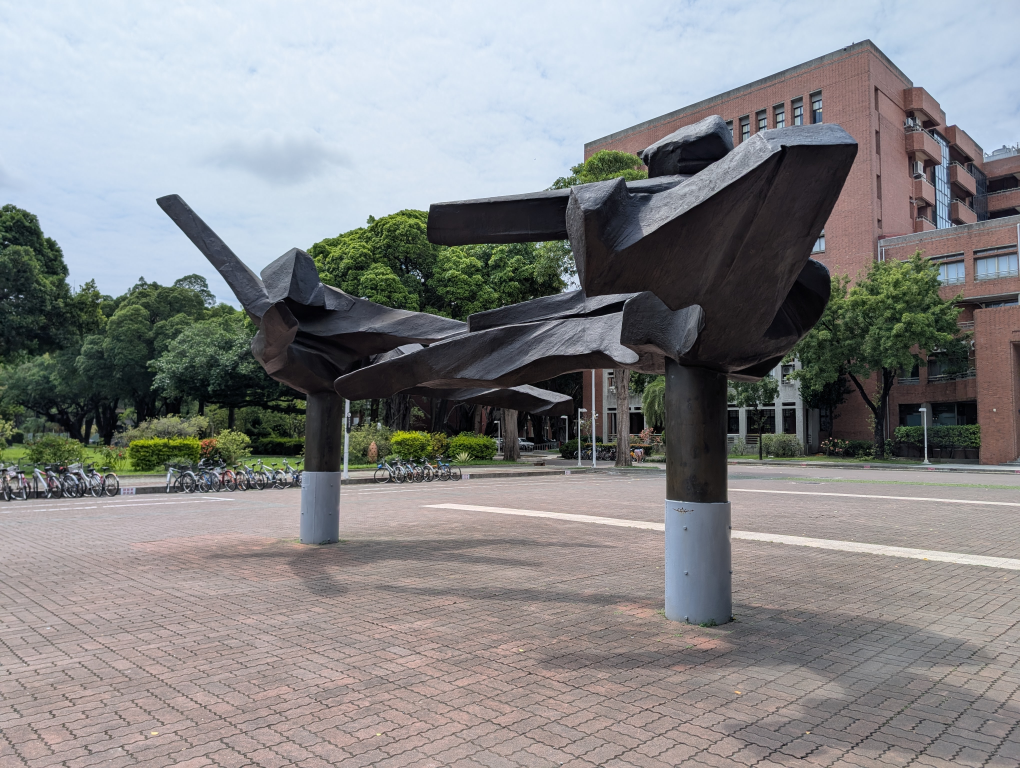
#> input picture jump_images/PXL_20250618_052738254.jpg, 4080 x 3072 px (shown at 1/4 size)
$ python resize.py jump_images out
#> lines starting #> are read from the running program, lines starting #| are printed output that depends on the picture
#!/usr/bin/env python3
"""
resize_images.py

這個腳本會將指定資料夾內的所有圖片檔案，依照比例調整為寬度為 1000 像素
使用範例：
    python resize_images.py input_folder output_folder
"""
import os
import sys
from PIL import Image

def resize_images(input_dir, output_dir, target_width=1000):
    # 檢查輸出資料夾是否存在，若不存在則建立
#> called with input_dir = 'jump_images', output_dir = 'out', target_width = 1000
    if not os.path.exists(output_dir):
        os.makedirs(output_dir)

    # 支援的圖檔副檔名
    image_extensions = ('.jpg', '.jpeg', '.png', '.bmp', '.gif', '.tiff')
    # 走訪輸入資料夾
    for filename in os.listdir(input_dir):
        if filename.lower().endswith(image_extensions):
            input_path = os.path.join(input_dir, filename)
            # 開啟圖片
            try:
                with Image.open(input_path) as img:
                    # 計算新的高度，使比例固定
#> img is the input picture: PIL image 4080x3072 RGB; mean R, G, B 135.1, 135, 136
                    width_percent = target_width / float(img.size[0])
#> width_percent = 0.245
                    new_height = int((float(img.size[1]) * float(width_percent)))
#> new_height = 752
                    # 調整尺寸
                    resized_img = img.resize((target_width, new_height), Image.LANCZOS)
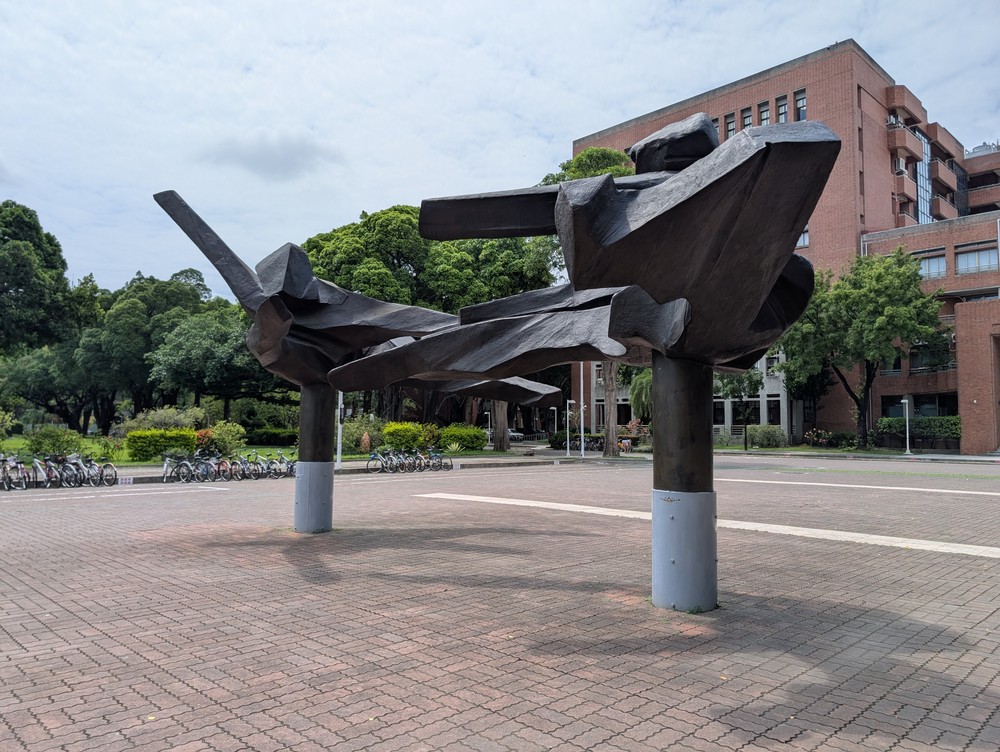
#> resized_img: PIL image 1000x752 RGB; mean R, G, B 135.1, 135, 136
                    # 儲存到輸出資料夾，保留原始檔名
                    output_path = os.path.join(output_dir, filename)
                    resized_img.save(output_path)
                    print(f"Resized '{filename}' -> {target_width}x{new_height}")
#| Resized 'PXL_20250618_052738254.jpg' -> 1000x752
            except Exception as e:
                print(f"無法處理 {filename}: {e}")
#> pass 2 of the loop in resize_images, `for filename in os.listdir(input_dir):`:
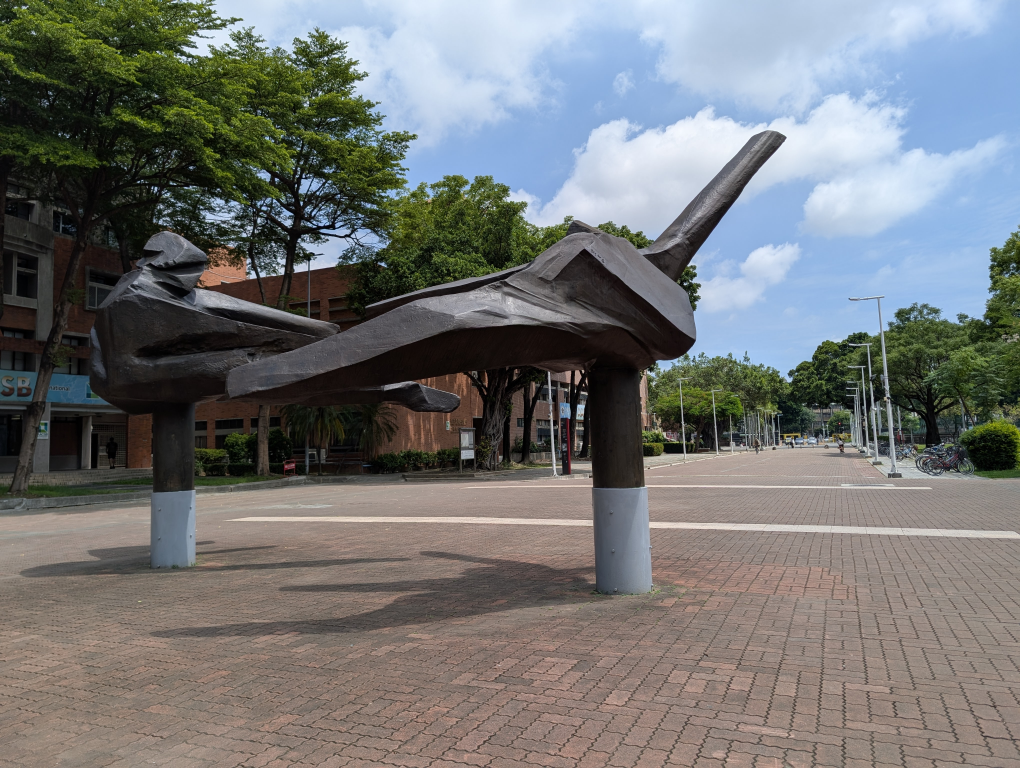
#> input picture jump_images/PXL_20250618_052838231.jpg, 4080 x 3072 px (shown at 1/4 size)
#> in resize_images, img is the input picture: PIL image 4080x3072 RGB; mean R, G, B 115.3, 116.7, 116.4
#> in resize_images, `resized_img = img.resize((target_width, new_height), Image.LANCZOS)`:
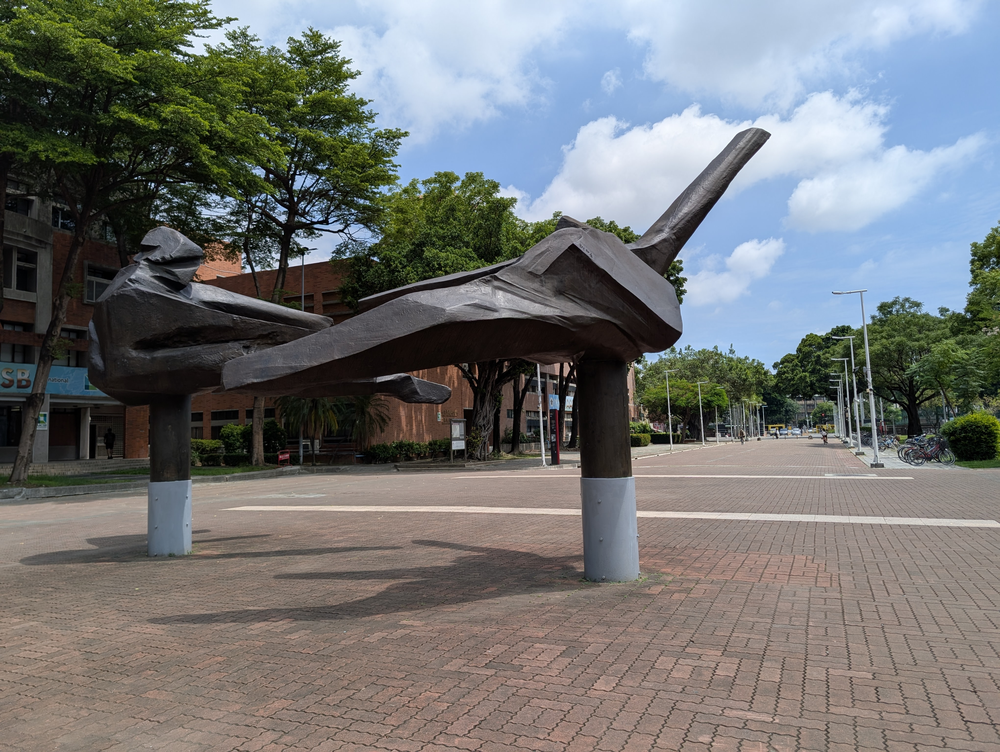
#> resized_img: PIL image 1000x752 RGB; mean R, G, B 115.3, 116.7, 116.4
#| Resized 'PXL_20250618_052838231.jpg' -> 1000x752

if __name__ == '__main__':
    if len(sys.argv) != 3:
        print("用法: python resize_images.py <input_folder> <output_folder>")
        sys.exit(1)

    input_folder = sys.argv[1]
    output_folder = sys.argv[2]
    resize_images(input_folder, output_folder)
